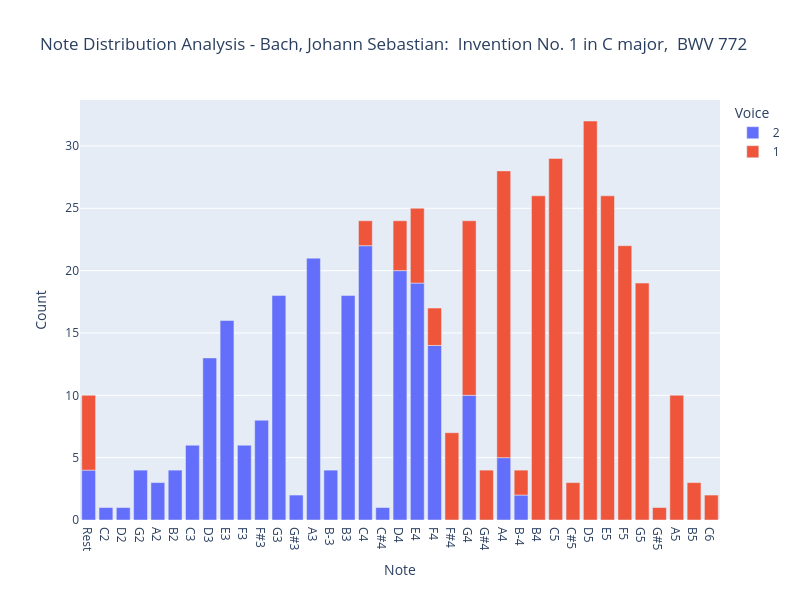

Notebook code for this chart:
### Markdown cell above
## 2.3 Visualize as Bar Chart

### Code cell
from crim_intervals.sorting_lists import sort_pitch_values


 # Create the bar chart
df = note_counts

# sort the notes that actually occur in this piece, low to high
note_order = sort_pitch_values(df['Note'].unique().tolist())

fig = px.bar(
    df,
    x='Note',
    y='Count',
    color='Voice',
    title=f"Note Distribution Analysis - {piece.metadata['composer']}:  {piece.metadata['title']} ",
    width=800,
    height=600,
    category_orders={'Note': note_order}
)

fig.show()

### Figure 1 — Plotly figure (JSON) as saved in the notebook; plotly's stock layout.template omitted (floating-point values rounded to 4 significant figures)
{"data": [{"alignmentgroup": "True", "hovertemplate": "Voice=2<br>Note=%{x}<br>Count=%{y}<extra></extra>", "legendgroup": "2", "marker": {"color": "#636efa", "pattern": {"shape": ""}}, "name": "2", "offsetgroup": "2", "orientation": "v", "showlegend": true, "textposition": "auto", "type": "bar", "x": ["A2", "A3", "A4", "B-3", "B-4", "B2", "B3", "C#4", "C2", "C3", "C4", "D2", "D3", "D4", "E3", "E4", "F#3", "F3", "F4", "G#3", "G2", "G3", "G4", "Rest"], "xaxis": "x", "y": [3, 21, 5, 4, 2, 4, 18, 1, 1, 6, 22, 1, 13, 20, 16, 19, 8, 6, 14, 2, 4, 18, 10, 4], "yaxis": "y"}, {"alignmentgroup": "True", "hovertemplate": "Voice=1<br>Note=%{x}<br>Count=%{y}<extra></extra>", "legendgroup": "1", "marker": {"color": "#EF553B", "pattern": {"shape": ""}}, "name": "1", "offsetgroup": "1", "orientation": "v", "showlegend": true, "textposition": "auto", "type": "bar", "x": ["A4", "A5", "B-4", "B4", "B5", "C#5", "C4", "C5", "C6", "D4", "D5", "E4", "E5", "F#4", "F4", "F5", "G#4", "G#5", "G4", "G5", "Rest"], "xaxis": "x", "y": [23, 10, 2, 26, 3, 3, 2, 29, 2, 4, 32, 6, 26, 7, 3, 22, 4, 1, 14, 19, 6], "yaxis": "y"}], "layout": {"barmode": "relative", "height": 600, "legend": {"title": {"text": "Voice"}, "tracegroupgap": 0}, "title": {"text": "Note Distribution Analysis - Bach, Johann Sebastian:  Invention No. 1 in C major,  BWV 772 "}, "width": 800, "xaxis": {"anchor": "y", "categoryarray": ["Rest", "C2", "D2", "G2", "A2", "B2", "C3", "D3", "E3", "F3", "F#3", "G3", "G#3", "A3", "B-3", "B3", "C4", "C#4", "D4", "E4", "F4", "F#4", "G4", "G#4", "A4", "B-4", "B4", "C5", "C#5", "D5", "E5", "F5", "G5", "G#5", "A5", "B5", "C6"], "categoryorder": "array", "domain": [0, 1], "title": {"text": "Note"}}, "yaxis": {"anchor": "x", "domain": [0, 1], "title": {"text": "Count"}}}}
